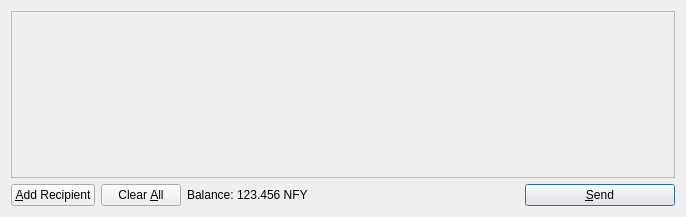
<?xml version="1.0" encoding="UTF-8"?>
<ui version="4.0">
 <class>SendCoinsDialog</class>
 <widget class="QDialog" name="SendCoinsDialog">
  <property name="geometry">
   <rect>
    <x>0</x>
    <y>0</y>
    <width>686</width>
    <height>217</height>
   </rect>
  </property>
  <property name="windowTitle">
   <string>Send Coins</string>
  </property>
  <layout class="QVBoxLayout" name="verticalLayout">
   <item>
    <widget class="QScrollArea" name="scrollArea">
     <property name="widgetResizable">
      <bool>true</bool>
     </property>
     <widget class="QWidget" name="scrollAreaWidgetContents">
      <property name="geometry">
       <rect>
        <x>0</x>
        <y>0</y>
        <width>666</width>
        <height>165</height>
       </rect>
      </property>
      <layout class="QVBoxLayout" name="verticalLayout_2">
       <property name="margin">
        <number>0</number>
       </property>
       <item>
        <layout class="QVBoxLayout" name="entries">
         <property name="spacing">
          <number>6</number>
         </property>
        </layout>
       </item>
       <item>
        <spacer name="verticalSpacer">
         <property name="orientation">
          <enum>Qt::Vertical</enum>
         </property>
         <property name="sizeHint" stdset="0">
          <size>
           <width>20</width>
           <height>40</height>
          </size>
         </property>
        </spacer>
       </item>
      </layout>
     </widget>
    </widget>
   </item>
   <item>
    <layout class="QHBoxLayout" name="horizontalLayout">
     <item>
      <widget class="QPushButton" name="addButton">
       <property name="toolTip">
        <string>Send to multiple recipients at once</string>
       </property>
       <property name="text">
        <string>&amp;Add Recipient</string>
       </property>
       <property name="icon">
        <iconset resource="../bitcoin.qrc">
         <normaloff>:/icons/add</normaloff>:/icons/add</iconset>
       </property>
       <property name="autoDefault">
        <bool>false</bool>
       </property>
      </widget>
     </item>
     <item>
      <widget class="QPushButton" name="clearButton">
       <property name="sizePolicy">
        <sizepolicy hsizetype="Minimum" vsizetype="Fixed">
         <horstretch>0</horstretch>
         <verstretch>0</verstretch>
        </sizepolicy>
       </property>
       <property name="toolTip">
        <string>Remove all transaction fields</string>
       </property>
       <property name="text">
        <string>Clear &amp;All</string>
       </property>
       <property name="icon">
        <iconset resource="../bitcoin.qrc">
         <normaloff>:/icons/remove</normaloff>:/icons/remove</iconset>
       </property>
       <property name="autoRepeatDelay">
        <number>300</number>
       </property>
       <property name="autoDefault">
        <bool>false</bool>
       </property>
      </widget>
     </item>
     <item>
      <layout class="QHBoxLayout" name="horizontalLayout_2">
       <property name="spacing">
        <number>3</number>
       </property>
       <item>
        <widget class="QLabel" name="label">
         <property name="text">
          <string>Balance:</string>
         </property>
        </widget>
       </item>
       <item>
        <widget class="QLabel" name="labelBalance">
         <property name="cursor">
          <cursorShape>IBeamCursor</cursorShape>
         </property>
         <property name="text">
          <string>123.456 NFY</string>
         </property>
         <property name="textInteractionFlags">
          <set>Qt::LinksAccessibleByMouse|Qt::TextSelectableByKeyboard|Qt::TextSelectableByMouse</set>
         </property>
        </widget>
       </item>
      </layout>
     </item>
     <item>
      <spacer name="horizontalSpacer">
       <property name="orientation">
        <enum>Qt::Horizontal</enum>
       </property>
       <property name="sizeHint" stdset="0">
        <size>
         <width>40</width>
         <height>20</height>
        </size>
       </property>
      </spacer>
     </item>
     <item>
      <widget class="QPushButton" name="sendButton">
       <property name="minimumSize">
        <size>
         <width>150</width>
         <height>0</height>
        </size>
       </property>
       <property name="toolTip">
        <string>Confirm the send action</string>
       </property>
       <property name="text">
        <string>&amp;Send</string>
       </property>
       <property name="icon">
        <iconset resource="../bitcoin.qrc">
         <normaloff>:/icons/send</normaloff>:/icons/send</iconset>
       </property>
       <property name="default">
        <bool>true</bool>
       </property>
      </widget>
     </item>
    </layout>
   </item>
  </layout>
 </widget>
 <resources>
  <include location="../bitcoin.qrc"/>
 </resources>
 <connections/>
</ui>
